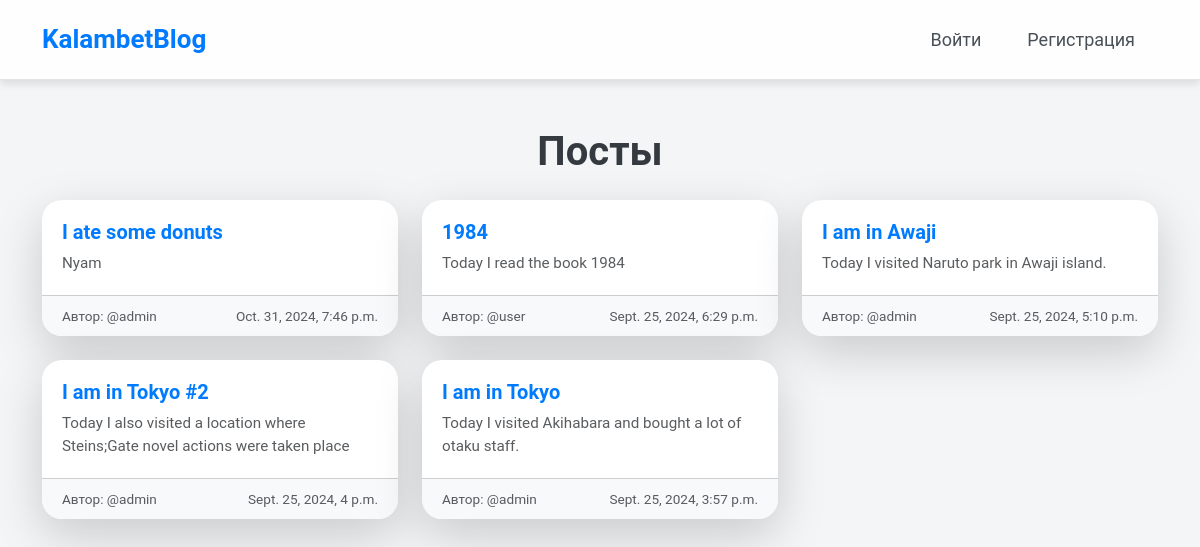
The page / on the database its author committed.
### blogs/models.py (models this page shows, shortened)
class BlogPost(models.Model):
    title = models.CharField(max_length=100)
    text = models.TextField()
    date_added = models.DateTimeField(auto_now_add=True)
    owner = models.ForeignKey(User, on_delete=models.CASCADE)

### blogs/views.py (the view)
# urls.py: 2. Add a URL to urlpatterns:  path('', views.home, name='home')
def home(request):
    posts = BlogPost.objects.all().order_by('-date_added')
    context = {'posts': posts, 'request': request}
    return render(request, 'blogs/home.html', context)

### blogs/templates/blogs/home.html (shortened to what this page needs)
{% extends 'blogs/base.html' %}
{% block content %}
<div class="container mt-5">
    <h1 class="text-center mb-4" style="color: #343a40; font-weight: 700;">Посты</h1>
    <div class="row">
        {% if posts %}
            {% for post in posts %}
                <div class="col-md-6 col-lg-4 mb-4">
                    <div class="card h-100 shadow-lg border-0" style="border-radius: 20px; transition: transform 0.3s, box-shadow 0.3s;">
                        <div class="card-body">
                            <h2 class="card-title fw-bold" style="color: #007bff; font-size: 1.25rem;">{{ post.title }}</h2>
                            <p class="card-text text-muted" style="font-size: 0.95rem;">{{ post.text|truncatewords:20 }}</p>
                        </div>
                        <div class="card-footer d-flex justify-content-between align-items-center bg-light" style="border-bottom-left-radius: 20px; border-bottom-right-radius: 20px;">
                            <small class="text-muted" style="font-size: 0.85rem;">Автор: @{{ post.owner }}</small>
                            <small class="text-muted" style="font-size: 0.85rem;">{{ post.date_added }}</small>
                        </div>
                    </div>
                </div>
            {% endfor %}
        {% else %}
            <div class="col-12">
                <div class="alert alert-warning text-center" role="alert" style="border-radius: 10px; font-size: 1.1rem;">
                    Нет записей.
                </div>
            </div>
        {% endif %}
    </div>
</div>
{% endblock %}

### blogs/templates/blogs/base.html (style rules this page uses)
body { background-color: #f4f5f7; color: #343a40; font-family: 'Roboto', sans-serif; margin: 0; padding: 0; }

### blogs/templates/blogs/home.html (style rules this page uses)
.card { transition: transform 0.3s ease, box-shadow 0.3s ease; }
.card-body { padding: 20px; }
.card-footer { padding: 10px 20px; font-size: 0.85rem; display: flex; justify-content: space-between; align-items: center; }

### rows shown on the page
BlogPost: title "I ate some donuts", text "Nyam", owner "admin", date_added "Oct. 31, 2024, 7:46 p.m."
BlogPost: title "1984", text "Today I read the book 1984", owner "user", date_added "Sept. 25, 2024, 6:29 p.m."
BlogPost: title "I am in Awaji", text "Today I visited Naruto park in Awaji island.", owner "admin", date_added "Sept. 25, 2024, 5:10 p.m."
BlogPost: title "I am in Tokyo #2", text "Today I also visited a location where Steins;Gate novel actions were taken place", owner "admin", date_added "Sept. 25, 2024, 4 p.m."
BlogPost: title "I am in Tokyo", text "Today I visited Akihabara and bought a lot of otaku staff.", owner "admin", date_added "Sept. 25, 2024, 3:57 p.m."
